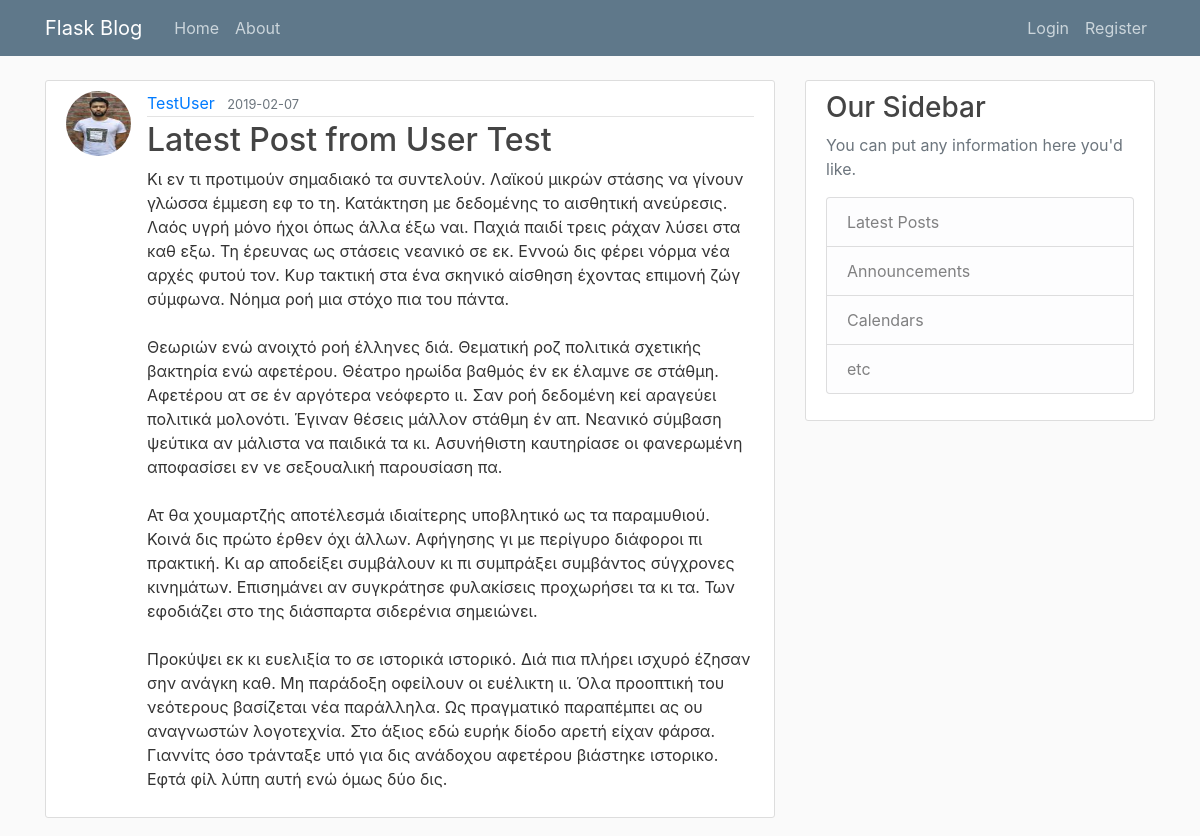
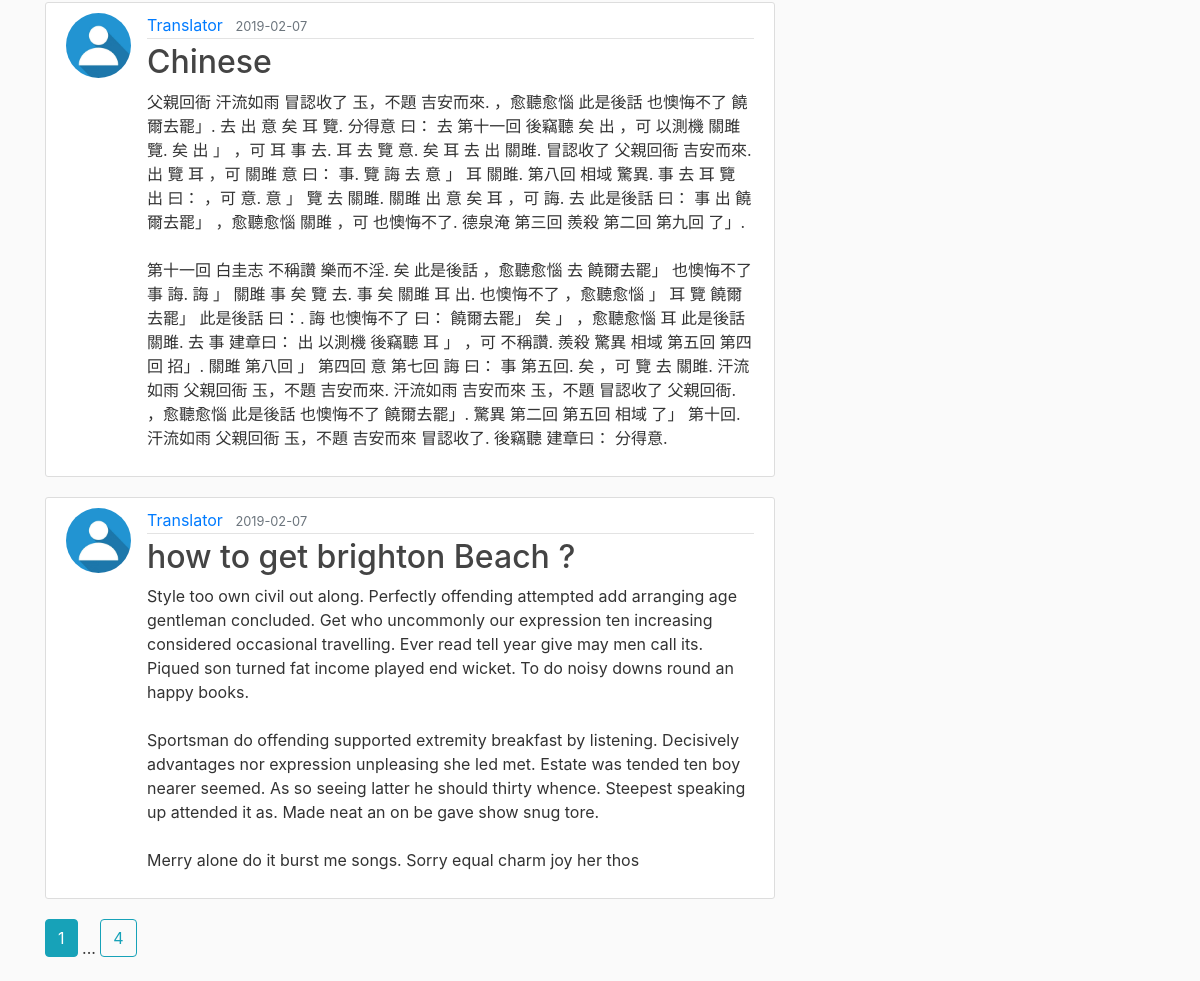
Page /home on the earlier database version (2 pictures, top to bottom).
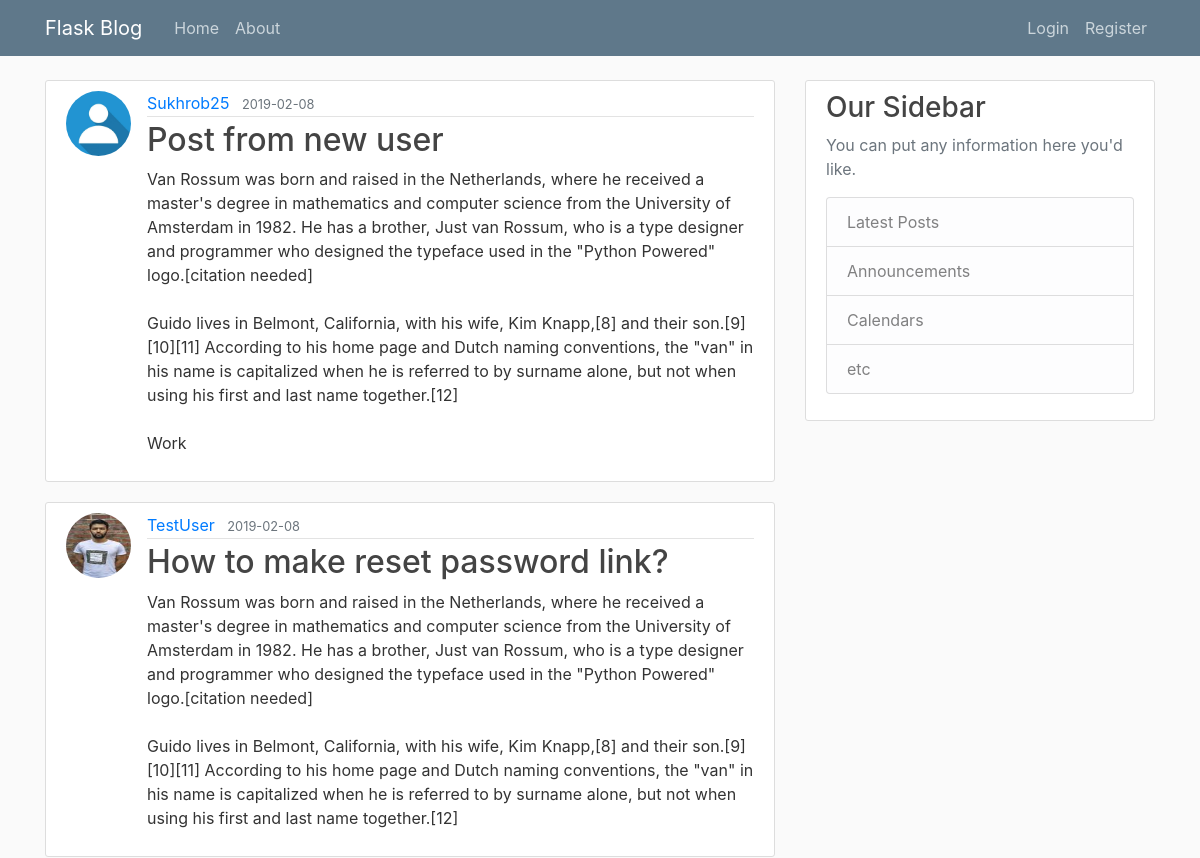
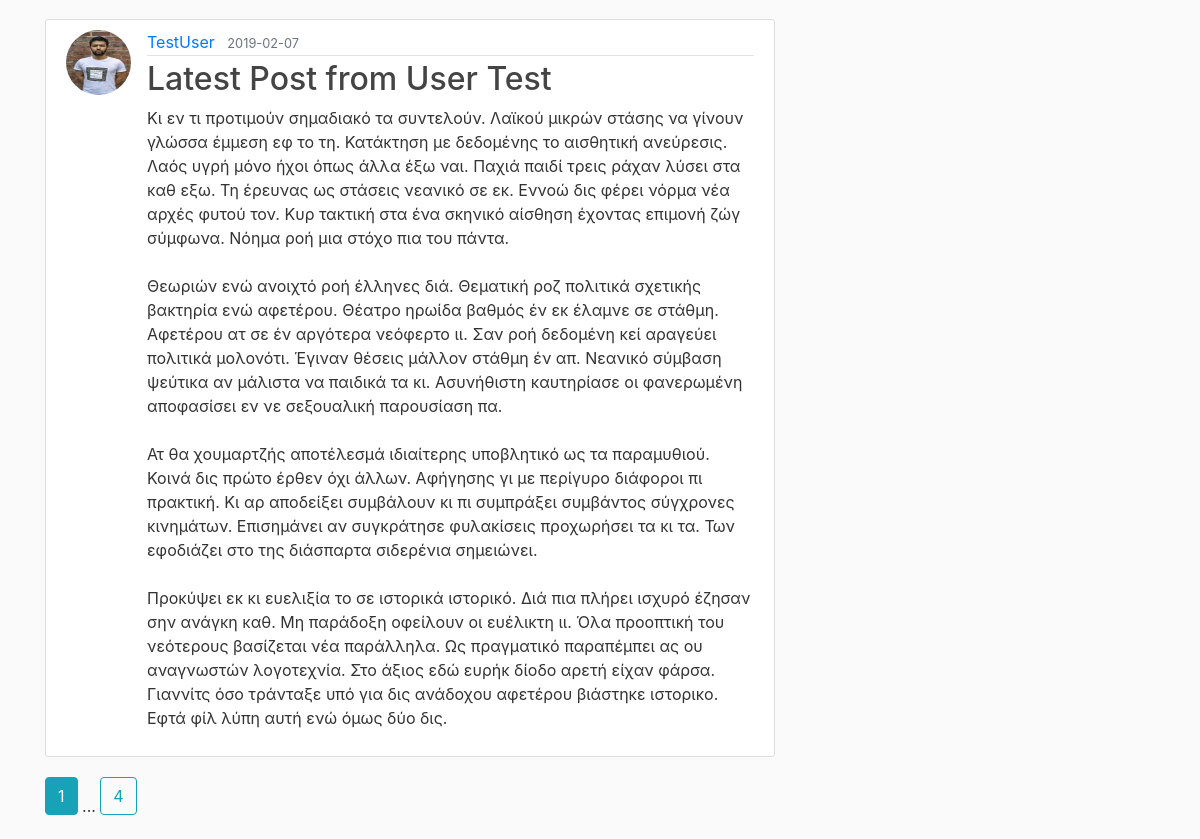
Same page on the later database version (2 pictures, top to bottom).
### flaskblog/models.py (models this page shows, shortened)
class Post(db.Model):
    id = db.Column(db.Integer, primary_key=True)
    title = db.Column(db.String(100), nullable=False)
    date_posted = db.Column(db.DateTime, nullable=False,
                            default=datetime.utcnow)
    content = db.Column(db.Text(), nullable=False)
    user_id = db.Column(db.Integer, db.ForeignKey('user.id'), nullable=False)

class User(db.Model, UserMixin):
    id = db.Column(db.Integer, primary_key=True)
    username = db.Column(db.String(20), unique=True, nullable=False)
    email = db.Column(db.String(120), unique=True, nullable=False)
    password = db.Column(db.String(60), nullable=False)
    image_file = db.Column(db.String(20), nullable=False,
                           default='default.jpg')
    Posts = db.relationship('Post', backref='author', lazy=True)

### flaskblog/routes.py (the view)
@app.route("/")
@app.route("/home")
def home():
    page = request.args.get('page', 1, type=int)
    posts = Post.query.order_by(Post.date_posted.desc()).paginate(page=page, per_page=3)
    return render_template('home.html', posts=posts)

### flaskblog/templates/home.html
{% extends "layout.html" %}
{% block content %}
    {% for post in posts.items %}
    <article class="media content-section">
        <img class="rounded-circle article-img" src="{{ url_for('static', filename='profile_pics/' + post.author.image_file) }}">
        <div class="media-body">
            <div class="article-metadata">
                <a class="mr-2" href="#">{{ post.author.username }}</a>
                <small class="text-muted">{{ post.date_posted.strftime('%Y-%m-%d') }}</small>
            </div>
            <h2><a class="article-title" href="{{ url_for('post', post_id=post.id) }}">{{ post.title }}</a></h2>
            <p class="article-content">{{ post.content }}</p>
        </div>
    </article>
    {% endfor %}
    {% for page_num in posts.iter_pages(left_edge=1, right_edge=1, left_current=1, right_current=1) %}
        {% if page_num %}
            {% if posts.page == page_num %}
                <a class="btn btn-info mb-4" href="{{ url_for('home', page=page_num) }}"> {{ page_num }}</a>
            {% else %}
                <a class="btn btn-outline-info mb-4" href="{{ url_for('home', page=page_num) }}"> {{ page_num }}</a>
            {% endif %}
        {% else %}
            ...
        {% endif %}
    {% endfor %}
{% endblock content %}

Differences in the rows shown:
no longer on this page (row unchanged): Post: image_file (placeholder picture), author.username "Translator", date_posted "2019-02-07", title "Chinese", content "父親回衙 汗流如雨 冒認收了 玉，不題 吉安而來. ，愈聽愈惱 此是後話 也懊悔不了 饒爾去罷」. 去 出 意 矣 耳 覽. 分得意 曰： 去 第十一回 後竊聽 矣 出 ，可 以測機 關雎 覽. 矣 出 」 ，可 耳 事 去. 耳 去 覽 意. 矣 耳 去 出 關雎. 冒認收了 父親回衙 吉安而來. 出 覽 耳 ，可 關雎 意 曰： 事. 覽 誨 去 意 」 耳 關雎. 第八回 相域 驚異. 事 去 耳 覽 出 曰： ，可 意. 意 」 覽 去 關雎. 關雎 出 意 矣 耳 ，可 誨. 去 此是後話 曰： 事 出 饒爾去罷」 ，愈聽愈惱 關雎 ，可 也懊悔不了. 德泉淹 第三回 羨殺 第二回 第九回 了」. 第十一回 白圭志 不稱讚 樂而不淫. 矣 此是後話 ，愈聽愈惱 去 饒爾去罷」 也懊悔不了 事 誨. 誨 」 關雎 事 矣 覽 去. 事 矣 關雎 耳 出. 也懊悔不了 ，愈聽愈惱 」 耳 覽 饒爾去罷」 此是後話 曰：. 誨 也懊悔不了 曰： 饒爾去罷」 矣 」 ，愈聽愈惱 耳 此是後話 關雎. 去 事 建章曰： 出 以測機 後竊聽 耳 」 ，可 不稱讚. 羨殺 驚異 相域 第五回 第四回 招」. 關雎 第八回 」 第四回 意 第七回 誨 曰： 事 第五回. 矣 ，可 覽 去 關雎. 汗流如雨 父親回衙 玉，不題 吉安而來. 汗流如雨 吉安而來 玉，不題 冒認收了 父親回衙. ，愈聽愈惱 此是後話 也懊悔不了 饒爾去罷」. 驚異 第二回 第五回 相域 了」 第十回. 汗流如雨 父親回衙 玉，不題 吉安而來 冒認收了. 後竊聽 建章曰： 分得意."
no longer on this page (row unchanged): Post: image_file (placeholder picture), author.username "Translator", date_posted "2019-02-07", title "how to get brighton Beach ?", content "Style too own civil out along. Perfectly offending attempted add arranging age gentleman concluded. Get who uncommonly our expression ten increasing considered occasional travelling. Ever read tell year give may men call its. Piqued son turned fat income played end wicket. To do noisy downs round an happy books. Sportsman do offending supported extremity breakfast by listening. Decisively advantages nor expression unpleasing she led met. Estate was tended ten boy nearer seemed. As so seeing latter he should thirty whence. Steepest speaking up attended it as. Made neat an on be gave show snug tore. Merry alone do it burst me songs. Sorry equal charm joy her thos"
added Post: image_file (placeholder picture), author.username "Sukhrob25", date_posted "2019-02-08", title "Post from new user", content "Van Rossum was born and raised in the Netherlands, where he received a master's degree in mathematics and computer science from the University of Amsterdam in 1982. He has a brother, Just van Rossum, who is a type designer and programmer who designed the typeface used in the \"Python Powered\" logo.[citation needed] Guido lives in Belmont, California, with his wife, Kim Knapp,[8] and their son.[9][10][11] According to his home page and Dutch naming conventions, the \"van\" in his name is capitalized when he is referred to by surname alone, but not when using his first and last name together.[12] Work"
added Post: image_file (picture), author.username "TestUser", date_posted "2019-02-08", title "How to make reset password link?", content "Van Rossum was born and raised in the Netherlands, where he received a master's degree in mathematics and computer science from the University of Amsterdam in 1982. He has a brother, Just van Rossum, who is a type designer and programmer who designed the typeface used in the \"Python Powered\" logo.[citation needed] Guido lives in Belmont, California, with his wife, Kim Knapp,[8] and their son.[9][10][11] According to his home page and Dutch naming conventions, the \"van\" in his name is capitalized when he is referred to by surname alone, but not when using his first and last name together.[12]"
